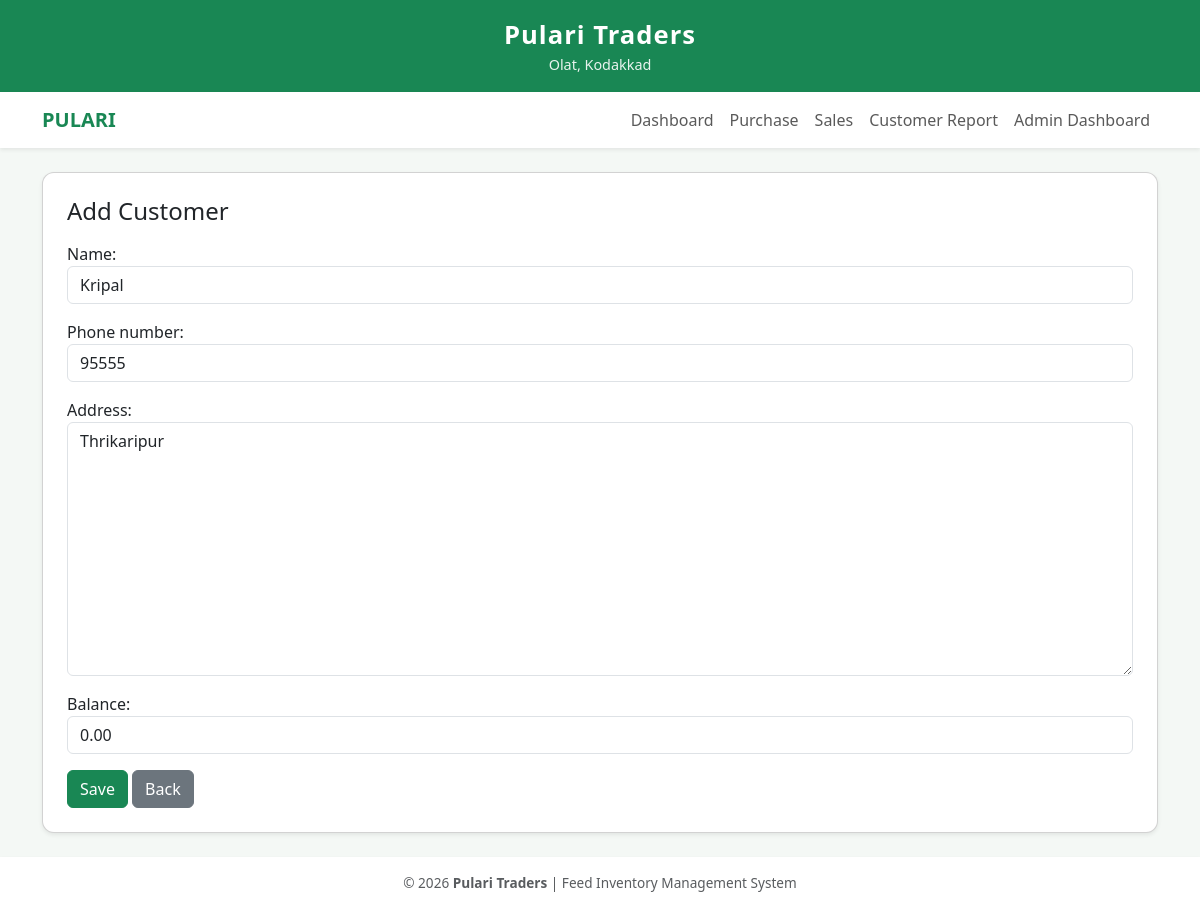
The app's page /customer/update/2/ (signed in) with its own data.
### inventory/models.py (models this page shows, shortened)
class Customer(models.Model):
    name = models.CharField(max_length=100)
    phone_number = models.CharField(max_length=15)
    address = models.TextField()
    balance = models.DecimalField(
        max_digits=10,
        decimal_places=2,
        default=0
    )

### inventory/views.py (the view)
# urls.py: path('customer/update/<int:pk>/', views.update_customer, name='update_customer'),
@login_required
def update_customer(request, pk):
    customer = get_object_or_404(Customer, pk=pk)
    if request.method == "POST":
        form = CustomerForm(request.POST, instance=customer)
        if form.is_valid():
            form.save()
            return redirect('customer_list')
    else:
        form = CustomerForm(instance=customer)
    return render(request, 'add_customer.html', {'form': form})

### inventory/forms.py
class CustomerForm(forms.ModelForm):
    class Meta:
        model = Customer
        fields = '__all__'
        widgets = {
            'name': forms.TextInput(attrs={'class': 'form-control'}),
            'phone_number': forms.TextInput(attrs={'class': 'form-control'}),
            'address': forms.Textarea(attrs={'class': 'form-control'}),
            'balance': forms.NumberInput(attrs={'class': 'form-control'}),
        }

### inventory/Templates/add_customer.html (shortened to what this page needs)
{% extends 'base.html' %}
{% block content %}
<h4 class="mb-3">Add Customer</h4>
<form method="POST">
    <div class="mb-3">
        {{ form.name.label_tag }}
        {{ form.name }}
    </div>
    <div class="mb-3">
        {{ form.phone_number.label_tag }}
        {{ form.phone_number }}
    </div>
    <div class="mb-3">
        {{ form.address.label_tag }}
        {{ form.address }}
    </div>
    <div class="mb-3">
        {{ form.balance.label_tag }}
        {{ form.balance }}
    </div>
    <button type="submit" class="btn btn-success">Save</button>
    <a href="{% url 'customer_list' %}" class="btn btn-secondary">Back</a>
</form>
{% endblock %}

### inventory/Templates/base.html (style rules this page uses)
body { background-color: #f4f8f5; }

### records on screen
Customer: name "Kripal", phone_number "95555", address "Thrikaripur", balance "0.00"
